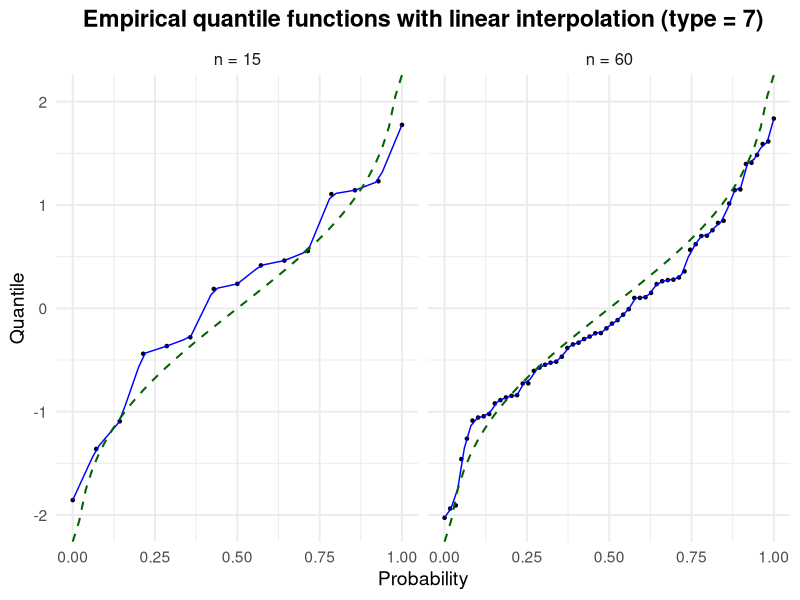

Write the R code that produced this figure.
library(ggplot2)

set.seed(13)
#sample size
n1 <- 15
n2 <- 60

#standard normal samples
x1 <- rnorm(n1, 0, 1)
x2 <- rnorm(n2, 0, 1)
x1 <- sort(x1)
x2 <- sort(x2)

#sequence of probabilities at threshold values of samples
p1_seq <- (1:n1-1)/(n1-1)
p2_seq <- (1:n2-1)/(n2-1)

#empirical quantile function via quantile(type=7) (linear interpolation) function
tau_grid <- seq(0, 1, 0.02)
q1 <- quantile(x1,probs = seq(0, 1, 0.02), type = 7)
q2 <- quantile(x2,probs = seq(0, 1, 0.02), type = 7)

# Build data.frames for points
df_points <- rbind(
  data.frame(probability = p1_seq, quantile = x1, sample = paste0("n = ", n1)),
  data.frame(probability = p2_seq, quantile = x2, sample = paste0("n = ", n2))
)

# Build data.frames for empirical quantile lines
df_lines <- rbind(
  data.frame(probability = tau_grid, quantile = q1, sample = paste0("n = ", n1)),
  data.frame(probability = tau_grid, quantile = q2, sample = paste0("n = ", n2))
)

# Build data.frame for true quantile line
df_true <- rbind(
  data.frame(probability = tau_grid, quantile = qnorm(tau_grid), sample = paste0("n = ", n1)),
  data.frame(probability = tau_grid, quantile = qnorm(tau_grid), sample = paste0("n = ", n2))
)

# Force the facet order so n1 is always left, n2 right
facet_order <- c(paste0("n = ", n1), paste0("n = ", n2))
df_points$sample <- factor(df_points$sample, levels = facet_order)
df_lines$sample <- factor(df_lines$sample, levels = facet_order)
df_true$sample <- factor(df_true$sample, levels = facet_order)

# Plot
ggplot() +
  geom_point(data = df_points, aes(x = probability, y = quantile), color = "black", shape = 20) +
  geom_line(data = df_lines, aes(x = probability, y = quantile), color = "blue", size = 0.5) +
  geom_line(data = df_true, aes(x = probability, y = quantile), color = "darkgreen", linetype = "dashed", size = 0.7) +
  facet_wrap(~sample, nrow = 1) +
  labs(
    x = "Probability",
    y = "Quantile",
    title = "Empirical quantile functions with linear interpolation (type = 7)"
  ) +
  theme_minimal(base_size = 14) +
  theme(
    plot.title = element_text(face = "bold", hjust = 0.5),
    strip.text = element_text(size = 12)
  )